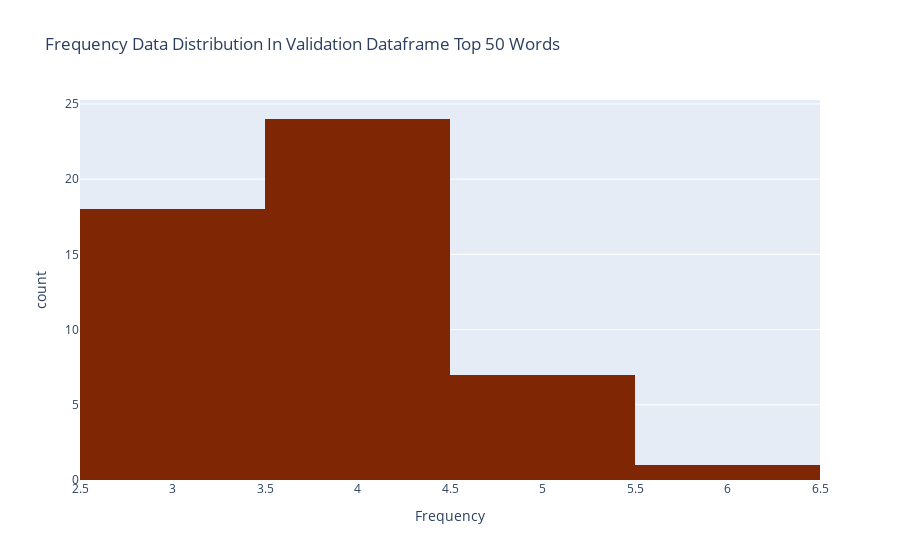

Here is the notebook cell this chart was saved with:
### Code cell
fig = px.histogram(valdf.groupby(['Gloss'], sort=True)['Frequency'].count().sort_values(ascending=False).reset_index(),
                    x='Frequency',
                    color_discrete_sequence=px.colors.sequential.Oranges_r,
                    title='Frequency Data Distribution In Validation Dataframe Top 50 Words')

fig.show()

### Figure 1 — Plotly figure (JSON) as saved in the notebook; plotly's stock layout.template omitted (floating-point values rounded to 4 significant figures)
{"data": [{"alignmentgroup": "True", "bingroup": "x", "hovertemplate": "Frequency=%{x}<br>count=%{y}<extra></extra>", "legendgroup": "", "marker": {"color": "rgb(127,39,4)", "pattern": {"shape": ""}}, "name": "", "offsetgroup": "", "orientation": "v", "showlegend": false, "type": "histogram", "x": [6, 5, 5, 5, 5, 5, 5, 5, 4, 4, 4, 4, 4, 4, 4, 4, 4, 4, 4, 4, 4, 4, 4, 4, 4, 4, 4, 4, 4, 4, 4, 4, 3, 3, 3, 3, 3, 3, 3, 3, 3, 3, 3, 3, 3, 3, 3, 3, 3, 3], "xaxis": "x", "yaxis": "y"}], "layout": {"barmode": "relative", "legend": {"tracegroupgap": 0}, "title": {"text": "Frequency Data Distribution In Validation Dataframe Top 50 Words"}, "xaxis": {"anchor": "y", "domain": [0, 1], "title": {"text": "Frequency"}}, "yaxis": {"anchor": "x", "domain": [0, 1], "title": {"text": "count"}}}}
